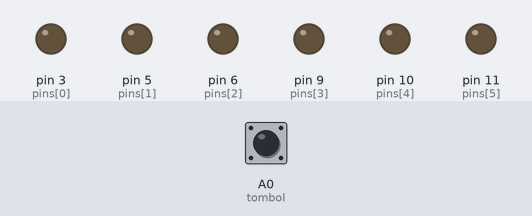
A sketch run on a simulated Arduino Uno, built with avr-gcc and run on an emulated ATmega328P. Parts: output pins drawn as LEDs (lit = HIGH). Inputs (shaded band) come from the test bench; at power-on: A0 (tombol) HIGH.

Above: at 5.9 s.
6.0 s: A0 (tombol) pulled LOW for 2.95 s
At 6.46 s:
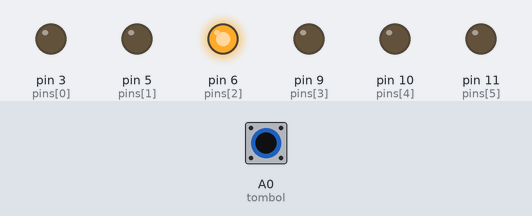
At 9.17 s:
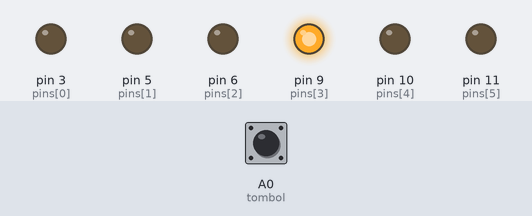
Timing chart, 0 to 26.9 s (numbered marks = the images above; inputs shaded):
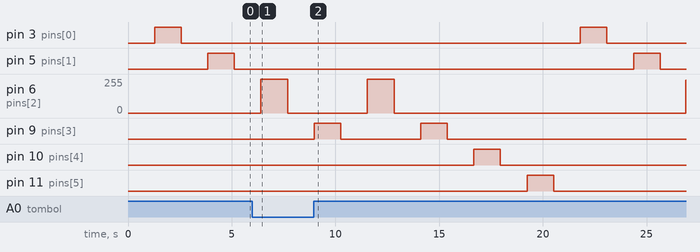

Measured:
- after the input at 6.0 s, pin 10 (pins[4]): stays LOW (without the input it goes to HIGH after 5.5 s)
- by itself, pin 9 (pins[3]): alternates HIGH for 1.3 s and LOW for 3.8 s, 4 changes in all, then stays LOW

The sketch:

tugas12_laporan1.ino
```cpp
#define tombol A0
char pinsCount = 6;
int pins[] = {3,5,6,9,10,11};
int val = 0;
int i;
int count = 0;

void setup() {
  for (int i = 0; i<pinsCount; i++){
    pinMode(pins[i], OUTPUT);
    }
  pinMode(tombol, INPUT_PULLUP);
}
void perulangan(int i){
  for (int j = 0; j <= 255; j++){
        analogWrite(pins[i], j);
        delay(5);
        }
      for (int j = 255; j >= 0; j--){
        analogWrite(pins[i], j);
        delay(5);
        }
}
void loop() {
  val = digitalRead(tombol);
  if (val == HIGH) {
    if (count== pinsCount) count = 0;
    perulangan(count);
    count++;
  }
    else if(val ==LOW){
      if (count == -1) count = pinsCount -1;
      perulangan(count);
      count--;
    }
  }
```
